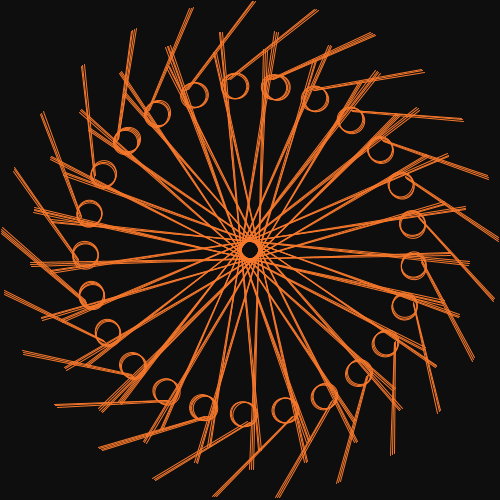
Frame 1 (no input)
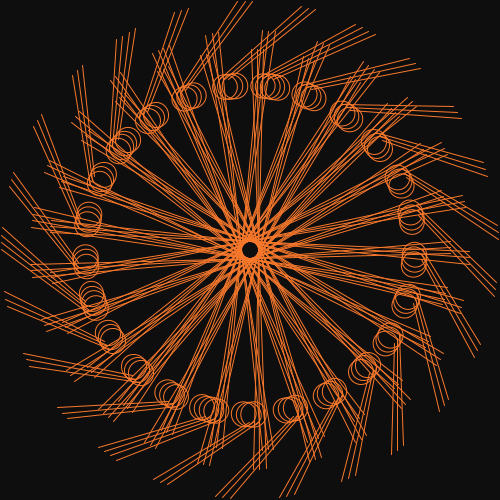
Frame 60 (the mouse pressed at the canvas centre just before this capture)
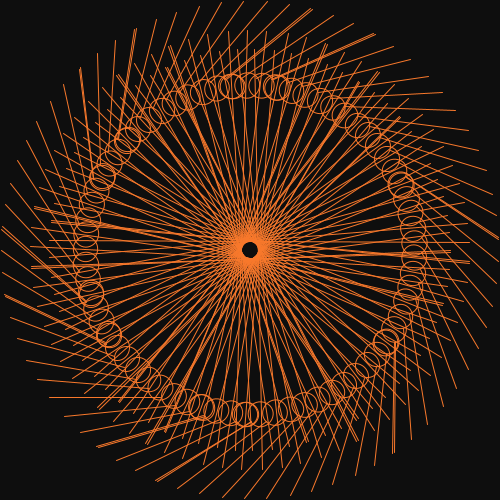
Frame 120 (the mouse held since frame 60 and released just before this capture)

The Processing sketch that drew these frames (run headless with seeded random() and noise(); from frame 60 on, the mouse is pressed at the canvas centre):

// Processing sketch: moarlines
// ── moarlines.pde
void setup() {

  size(500, 500);
}

void draw() {

  //outer ring
  background(14);
  translate(width/2, height/2);
  for (float y = 0; y <= 78; y+= 1) {
    rotate(1);
    strokeWeight(1);
    stroke(#f8782b);
    rotate(cos(frameCount * 0.01) * .005 );
    line(116, 127, 85, 234);
    line(53, 213, -32, -198);
    noFill();
    circle(107, 125, 25);
    
  }
}
